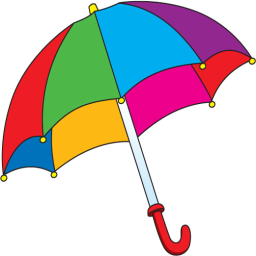
%> input picture lab10/umbrealla.png, 256 x 256 px
$ octave zad2.m   (GNU Octave 9; MATLAB toolbox functions it lacks are replaced by stand-ins)
%> lines starting %> are read from the running program, lines starting %| are printed output that depends on the picture; in (x1, y1, x2, y2) boxes, pixels count from 0 and x2, y2 are one past the last pixel; in counts of white or black regions, pixels touching at a corner belong together; the program's own positions count from 1
### lab10/split.m
function split(image, xStart, yStart, xEend, yEnd)
    global splitLimit stdLimit MRes segRes index;

    subImg = image(yStart:yEnd,xStart:xEend);
    meanV = mean(subImg(:));
    stdV = std(subImg(:));

    if (stdV < stdLimit) || ((xEend - xStart) <= splitLimit)
        index=index + 1;
        segRes(yStart:yEnd, xStart:xEend) = index;
        MRes(yStart:yEnd, xStart:xEend) = meanV;
    else
        newX = floor((xStart + xEend) / 2);
        newY = floor((yStart + yEnd) / 2);

        split(image, xStart, yStart, newX, newY);
        split(image, newX + 1, yStart, xEend, newY);
        split(image, newX + 1, newY + 1, xEend, yEnd);
        split(image, xStart, newY + 1, newX, yEnd);
    end

end

### lab10/zad2.m
clearvars;clc;close all;

global splitLimit stdLimit MRes segRes index;

umbrella = imread('umbrealla.png');
%> umbrella is the input picture: size 256x256x3 uint8; mean R, G, B 203, 192.6, 193.8
image = umbrella;

figure;
imshow(image, []);
title('original image');

%przestrze� HSV
imageHSV = rgb2hsv(image);
%> imageHSV: size 256x256x3 double; mean H, S, V 0.268, 0.343, 0.916

%tylko odcie�
imageH = double(imageHSV(:,:,1));
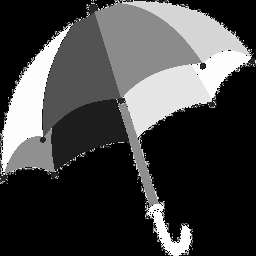
%> imageH: size 256x256 double; min 0, max 0.999, mean 0.268

figure;
imshow(imageH, []);
title('H vector');

splitLimit = 4;
stdLimit = 0.05;
index = -1;
[y, x] = size(imageH);
%> y = 256; x = 256
segRes = zeros(y, x);
MRes = zeros(y, x);
colorThreshold = 5/255;
minAreaSize = 27;

split(imageH, 1, 1, x, y);
%> in split, `meanV = mean(subImg(:));`: meanV = 0.268
%> in split, `stdV = std(subImg(:));`: stdV = 0.36
%> call 2 of split, with xStart = 1, yStart = 1, xEend = 128, yEnd = 128
%> in split (call 2), `subImg = image(yStart:yEnd,xStart:xEend);`:
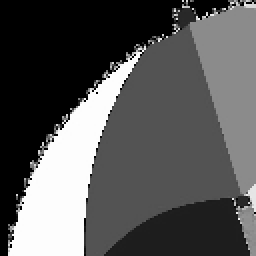
%> subImg: size 128x128 double (shown 2 times larger); min 0, max 0.998, mean 0.342
%> in split (call 2), `meanV = mean(subImg(:));`: meanV = 0.342
%> in split (call 2), `stdV = std(subImg(:));`: stdV = 0.332
%> in split (call 4), `subImg = image(yStart:yEnd,xStart:xEend);`: subImg: size 32x32 double; every value is 0
%> in split (call 4), `segRes(yStart:yEnd, xStart:xEend) = index;`: segRes: size 256x256 double; every value is 0
%> in split (call 9), `segRes(yStart:yEnd, xStart:xEend) = index;`: segRes: size 256x256 double; min 0, max 3, mean 0.0146
%> in split (call 10), `segRes(yStart:yEnd, xStart:xEend) = index;`: segRes: size 256x256 double; min 0, max 4, mean 0.0186
%> in split (call 12), `segRes(yStart:yEnd, xStart:xEend) = index;`: segRes: size 256x256 double; min 0, max 5, mean 0.0198
%> in split (call 13), `subImg = image(yStart:yEnd,xStart:xEend);`: subImg = [0 0 0 0; 0 0 0 0; 0 0 0 0.5; 0 0 0 0.667]
%> in split (call 13), `meanV = mean(subImg(:));`: meanV = 0.0729
%> in split (call 13), `stdV = std(subImg(:));`: stdV = 0.202
%> in split (call 13), `segRes(yStart:yEnd, xStart:xEend) = index;`: segRes: size 256x256 double; min 0, max 6, mean 0.0212
%> in split (call 13), `MRes(yStart:yEnd, xStart:xEend) = meanV;`:
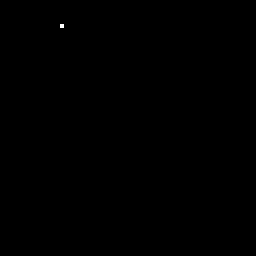
%> MRes: size 256x256 double; values 0 (black) and 0.0729 (white), 0.02% white; 1 white region (1 under 20 px)
%> in split (call 14), `segRes(yStart:yEnd, xStart:xEend) = index;`: segRes: size 256x256 double; min 0, max 7, mean 0.0229
%> in split (call 14), `MRes(yStart:yEnd, xStart:xEend) = meanV;`: MRes: size 256x256 double; 0.02% of pixels changed, all inside (x1, y1, x2, y2) = (60, 28, 64, 32)
%> in split (call 15), `segRes(yStart:yEnd, xStart:xEend) = index;`: segRes: size 256x256 double; min 0, max 8, mean 0.0249
%> in split (call 15), `MRes(yStart:yEnd, xStart:xEend) = meanV;`: MRes: size 256x256 double; min 0, max 0.247, mean 0.000107
%> in split (call 17), `segRes(yStart:yEnd, xStart:xEend) = index;`: segRes: size 256x256 double; min 0, max 9, mean 0.0271
%> in split (call 18), `segRes(yStart:yEnd, xStart:xEend) = index;`: segRes: size 256x256 double; min 0, max 10, mean 0.0295
%> in split (call 19), `segRes(yStart:yEnd, xStart:xEend) = index;`: segRes: size 256x256 double; min 0, max 11, mean 0.0322
%> in split (call 19), `MRes(yStart:yEnd, xStart:xEend) = meanV;`: MRes: size 256x256 double; min 0, max 0.247, mean 0.000115
%> in split (call 20), `segRes(yStart:yEnd, xStart:xEend) = index;`: segRes: size 256x256 double; min 0, max 12, mean 0.0352
%> in split (call 21), `segRes(yStart:yEnd, xStart:xEend) = index;`: segRes: size 256x256 double; min 0, max 13, mean 0.0859
%> in split (call 24), `segRes(yStart:yEnd, xStart:xEend) = index;`: segRes: size 256x256 double; min 0, max 14, mean 0.0996
%> in split (call 25), `segRes(yStart:yEnd, xStart:xEend) = index;`: segRes: size 256x256 double; min 0, max 15, mean 0.114
%> in split (call 27), `segRes(yStart:yEnd, xStart:xEend) = index;`: segRes: size 256x256 double; min 0, max 16, mean 0.118
%> in split (call 28), `segRes(yStart:yEnd, xStart:xEend) = index;`: segRes: size 256x256 double; min 0, max 17, mean 0.122
%> in split (call 28), `MRes(yStart:yEnd, xStart:xEend) = meanV;`: MRes: size 256x256 double; min 0, max 0.247, mean 0.000142
%> in split (call 29), `subImg = image(yStart:yEnd,xStart:xEend);`: subImg = [0.5 0.833 0.75 0.0111; 0.583 0.944 0.0303 0.988; 0 0.976 0.99 0.993; 0.983 0.991 0.993 0.994]
%> in split (call 29), `meanV = mean(subImg(:));`: meanV = 0.723
%> in split (call 29), `stdV = std(subImg(:));`: stdV = 0.383
%> in split (call 29), `segRes(yStart:yEnd, xStart:xEend) = index;`:
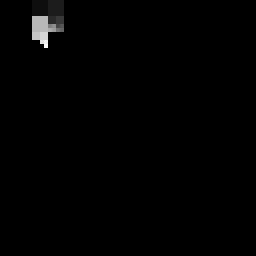
%> segRes: size 256x256 double; min 0, max 18, mean 0.127; drawn with min black and max white
%> in split (call 29), `MRes(yStart:yEnd, xStart:xEend) = meanV;`: MRes: size 256x256 double; min 0, max 0.723, mean 0.000319
%> in split (call 30), `segRes(yStart:yEnd, xStart:xEend) = index;`: segRes: size 256x256 double; 0.02% of pixels changed, all inside (x1, y1, x2, y2) = (40, 44, 44, 48)
%> in split (call 30), `MRes(yStart:yEnd, xStart:xEend) = meanV;`: MRes: size 256x256 double; min 0, max 0.723, mean 0.00033
%> in split (call 31), `segRes(yStart:yEnd, xStart:xEend) = index;`: segRes: size 256x256 double; min 0, max 20, mean 0.151
%> in split (call 34), `subImg = image(yStart:yEnd,xStart:xEend);`: subImg = [0 0 0 0; 0 0 0 0; 0 0 0 0; 0 0 0 0]
%> in split (call 34), `meanV = mean(subImg(:));`: meanV = 0
%> in split (call 34), `segRes(yStart:yEnd, xStart:xEend) = index;`:
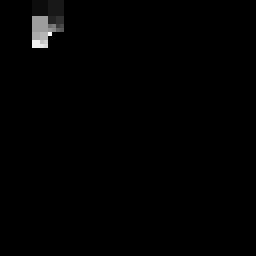
%> segRes: size 256x256 double; min 0, max 21, mean 0.2; drawn with min black and max white
%> in split (call 35), `segRes(yStart:yEnd, xStart:xEend) = index;`: segRes: size 256x256 double; 0.02% of pixels changed, all inside (x1, y1, x2, y2) = (52, 32, 56, 36)
%> in split (call 35), `MRes(yStart:yEnd, xStart:xEend) = meanV;`: MRes: size 256x256 double; min 0, max 0.723, mean 0.000366
%> in split (call 36), `segRes(yStart:yEnd, xStart:xEend) = index;`: segRes: size 256x256 double; min 0, max 23, mean 0.2
%> in split (call 36), `MRes(yStart:yEnd, xStart:xEend) = meanV;`: MRes: size 256x256 double; min 0, max 0.723, mean 0.00051
%> in split (call 37), `segRes(yStart:yEnd, xStart:xEend) = index;`: segRes: size 256x256 double; min 0, max 24, mean 0.2
%> in split (call 37), `MRes(yStart:yEnd, xStart:xEend) = meanV;`: MRes: size 256x256 double; min 0, max 0.723, mean 0.000521
%> in split (call 39), `subImg = image(yStart:yEnd,xStart:xEend);`: subImg = [0.333 0.208 0 0.833; 0.125 0.556 0.722 0; 0.111 0.75 0.0208 0.994; 0.222 0.0167 0.994 0.994]
%> in split (call 39), `meanV = mean(subImg(:));`: meanV = 0.43
%> in split (call 39), `stdV = std(subImg(:));`: stdV = 0.394
%> in split (call 39), `segRes(yStart:yEnd, xStart:xEend) = index;`: segRes: size 256x256 double; min 0, max 25, mean 0.2
%> in split (call 39), `MRes(yStart:yEnd, xStart:xEend) = meanV;`:
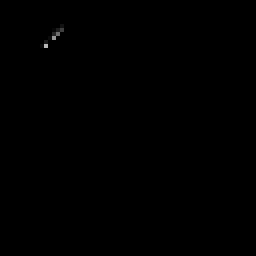
%> MRes: size 256x256 double; min 0, max 0.723, mean 0.000626
%> in split (call 40), `segRes(yStart:yEnd, xStart:xEend) = index;`: segRes: size 256x256 double; min 0, max 26, mean 0.2
%> in split (call 40), `MRes(yStart:yEnd, xStart:xEend) = meanV;`: MRes: size 256x256 double; 0.02% of pixels changed, all inside (x1, y1, x2, y2) = (60, 32, 64, 36)


i = 0;
while i <= index
   IB = segRes == i;

   if any(IB(:))
       [yF, xF] = find(IB, 1, 'first');

       square = strel('square', 3);
       neighbors = imdilate(IB, square);
       diff = imabsdiff(neighbors, IB);
       pointMult = diff .* segRes;
       nonZeros = nonzeros(pointMult);
       uniqueV = unique(nonZeros);

       isJoined = 0;
       for neighbor = 1:numel(uniqueV)
           IBS = segRes == uniqueV(neighbor);

           [yFS, xFS] = find(IBS, 1, 'first');

           colorDiff = abs(MRes(yF,xF) - MRes(yFS, xFS));
           if colorDiff < colorThreshold
               segRes(IBS) = i;
               isJoined = 1;
           end
       end
       if isJoined == 0
          i = i + 1;
       end
   else
       i = i + 1;
   end
end
%> this loop made 1404 passes
%> (yF, xF, nonZeros, uniqueV) on passes 18, 20, 23, 29, 31, 36, 39: (25, 61, [8; 7; 7; 7; 7; 100; 109; 109; 109; 109; 112], [7; 8; 100; 109; 112]), (29, 57, [11; 11; 11; 11; 22; 25; 25; 25; 25; 6; 7; 7; 7; 7; 26], [6; 7; 11; 22; 25; 26]), (29, 53, [22; 22; 22; 22; 8; 8; 8; 8; 25], [8; 22; 25]), (41, 45, [19; 18; 18; 18; 18; 24; 33; 33; 33; 33; 36], [18; 19; 24; 33; 36]), (45, 41, [51; 54; 54; 54; 54; 17; 18; 18; 18; 18; 55], [17; 18; 51; 54; 55]), (33, 53, [24; 11; 23; 11; 23; 11; 23; 11; 23; 8; 25; 25; 25; 25; 28], [8; 11; 23; 24; 25; 28]), (37, 49, [17; 23; 23; 23; 23; 22; 23; 23; 23; 23; 34], [17; 22; 23; 34])
%> (yF, xF, uniqueV) on passes 2, 19, 30, 32, 33, 37: (1, 1, [2; 3; 9; 12; 15; 16; 20; 21; 50; 65; 66; 72]), (29, 61, [6; 8; 25; 26; 109; 112; 166]), (45, 45, [17; 19; 33; 36; 37; 54; 55]), (49, 37, [17; 18; 52; 53; 54; 55; 57]), (53, 33, [17; 18; 52; 54; 55; 57; 59; 60; 68]), (37, 53, [22; 24; 25; 28; 29; 33; 34])
%> pass 2, `IB = segRes == i;`:
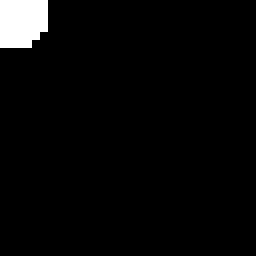
%> IB: size 256x256 logical; 3.2% white; 1 white region, box (x1, y1, x2, y2) and area: (0, 0, 48, 48) 2112
%> after the loop, colorDiff = 0.137; i = 1195; isJoined = 0; nonZeros = 20 values, max 1181 at index 2, min 779 at index 6, mean 978.5; square = {Dimensionality 2}; uniqueV = [779; 1151; 1180; 1181]; xF = 69; xFS = 65; yF = 165; yFS = 165

figure;
imshow(segRes,[]);
title("final before filters")

U = unique(segRes);
%> U = 461 values from 0 to 1182

for i = 1:numel(U)
    C = segRes == U(i);
    if sum(C) < minAreaSize
       segRes(C) = 0;
    end
end

U = unique(segRes);
%> U = [0; 26; 42; 121; 205; 376; 403; 516; 564; 575; 779; 995]

for i = 1:numel(U)
    C = segRes == U(i);
    segRes(C) = i;
end
%> this loop made 12 passes


finalRes = label2rgb(segRes);
figure;
imshow(finalRes);
title("final after filters")
